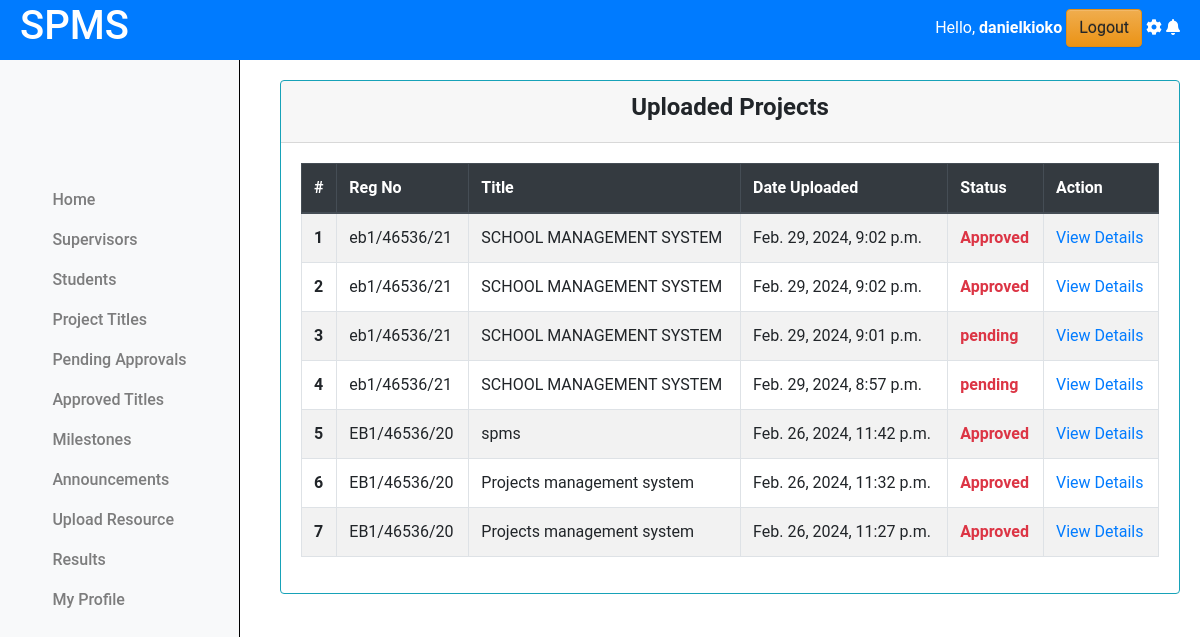
/coordinator/view_projects/ (signed in), run on the app's committed database.
### projectsApp/models.py (models this page shows, shortened)
class Coordinator(AbstractUser):
    pass

class Projects(models.Model):
    student = models.ForeignKey(Student, on_delete=models.CASCADE)
    title = models.CharField(max_length=255)
    description = models.TextField()
    objectives = models.TextField()
    lecturer = models.ForeignKey(Lecturer, on_delete=models.SET_NULL, null=True, blank=True)
    status = models.CharField(max_length=50, choices=[
        ('pending', 'Pending'),
        ('approved', 'Approved'),
        ('rejected', 'Rejected')
    ], default='pending')
    created_at = models.DateTimeField(auto_now_add=True)
    updated_at = models.DateTimeField(auto_now=True)

class Student(models.Model):
    regno = models.CharField(max_length=255, unique=True)
    email = models.EmailField(max_length=255, unique=True)
    name = models.CharField(max_length=255)
    phone_number = models.IntegerField(null=True, blank=True)
    intake_year = models.PositiveSmallIntegerField(default=2024)
    password = models.CharField(max_length=128, null=False, blank=False)
    user_id = models.AutoField(primary_key=True)
    last_login = models.DateTimeField(blank=True, null=True)
    USERNAME_FIELD = 'email'
    REQUIRED_FIELDS = ['regno', 'name', 'phone_number']
    class Meta:
        db_table = "students"

### projectsApp/AccessControl.py (the view)
    @login_required
    def wrapper(request, *args, **kwargs):
        if not isinstance(request.user, Coordinator):
            return redirect('cordinator_login')
        return function(request, *args, **kwargs)

### projectsApp/AccessControl.py (called while the page is built)
def coordinator_required(function):
    @login_required
    def wrapper(request, *args, **kwargs):
        if not isinstance(request.user, Coordinator):
            return redirect('cordinator_login')
        return function(request, *args, **kwargs)
    return wrapper

### projectsApp/views.py (called while the page is built)
@coordinator_required
def view_projects(request):
    projects = Projects.objects.all().order_by('-created_at')
    for i,project in enumerate(projects):
        project.index = i+1
        student = project.student
        project.reg_number = student.regno
    context = {'projects':projects}
    return render(request, 'cordinator/projects.html',context)

### projectsApp/templates/cordinator/projects.html
{% extends 'base.html' %}
{% load static %}
{% block content %}
{% include 'column1_cord.html' %}
<div class="content">
    <div class="container-fluid">
        <div class="row">
            <div class="card border-info">
                <div class="card-header text-center">
                    <h4><b>Uploaded Projects</b></h4>
                </div>
                <div class="card-body">
                    <table class="table table-bordered table-hover  table-striped border-info">
                        <thead class="thead-dark">
                            <tr>
                                <th scope="col">#</th>
                                <th scope="col">Reg No</th>
                                <th scope="col">Title</th>
                                <th scope="col">Date Uploaded</th>
                                <th scope="col">Status</th>
                                <th scope="col">Action</th>
                            </tr>
                        </thead>
                        <tbody>
                            {% if projects.exists %}
                                {% for project in projects %}
                                    <tr>
                                        <th scope="row">{{project.index}}</th>
                                        <td>{{project.reg_number}}</td>
                                        <td>{{project.title}}</td>
                                        <td>{{project.created_at}}</td>
                                        <td class="text-danger "><b>{{project.status}}</b></td>
                                        <td><a href="{% url "view_project_details" project.id%}"> View Details </a></td>
                                    </tr>
                            {% endfor %}
                            {% else %}
                                <tr>
                                    <td colspan="6" class="text-center text-danger">No Uploaded projects found.</td>
                                </tr>
                            {% endif %}
                        </tbody>
                    </table>
                </div>
            </div>
        </div>
    </div>
</div>
<link rel="stylesheet" href="{% static 'css/mystudents.css' %}">
{% endblock %}

### projectsApp/templates/base.html (shortened to what this page needs)
{% load static %}
<!doctype html>
<html class="no-js h-100" lang="en">
  <head>
    <link href="https://use.fontawesome.com/releases/v5.0.6/css/all.css" rel="stylesheet">
    <link href="https://stackpath.bootstrapcdn.com/bootstrap/4.5.2/css/bootstrap.min.css" rel="stylesheet">
    <link rel="stylesheet" href="https://cdn.jsdelivr.net/npm/bootstrap@3.3.7/dist/css/bootstrap-theme.min.css">
</head>
<body>
    <header>
        <div class="left">
            <h1>SPMS</h1>
        </div>
        <div class="right">
            <span class="username mb-3">
                Hello,
                <strong>
                    {% if request.user.is_authenticated %}
                        {% if request.user.is_staff %}  {{ request.user.username }}  {% else %}
                            {{ request.user.name }}  {% endif %}
                    {% else %}
                    Guest
                    {% endif %}
                </strong>
            </span>
            <a href="{% url 'logout' %}" class="btn btn-warning">Logout</a>
            <i class="fas fa-cog mb-3"></i>
            <i class="fas fa-bell mb-3"></i>
        </div>
    </header>
    {% block content %}
    {% endblock %}

### projectsApp/static/css/mystudents.css (style rules this page uses)
.content { margin-left: 250px; padding: 20px; margin-top: 60px; }
.card { width: 100%; margin-left: 10px; }

### projectsApp/templates/base.html (style rules this page uses)
body { font-family: 'Roboto', sans-serif; margin: 0; padding: 0; }
header { background-color: #007BFF; color: white; display: flex; justify-content: space-between; align-items: center; text-align: center; padding: 10px 20px; z-index: 20; position: fixed; top: 0; left: 0; width: 100%; height: 60px; }
header .left { display: flex; align-items: center; }

### data on the page
Coordinator: user.username "danielkioko"
Projects: index "1", reg_number "eb1/46536/21", title "SCHOOL MANAGEMENT SYSTEM", created_at "Feb. 29, 2024, 9:02 p.m.", status "Approved"
Projects: index "2", reg_number "eb1/46536/21", title "SCHOOL MANAGEMENT SYSTEM", created_at "Feb. 29, 2024, 9:02 p.m.", status "Approved"
Projects: index "3", reg_number "eb1/46536/21", title "SCHOOL MANAGEMENT SYSTEM", created_at "Feb. 29, 2024, 9:01 p.m.", status "pending"
Projects: index "4", reg_number "eb1/46536/21", title "SCHOOL MANAGEMENT SYSTEM", created_at "Feb. 29, 2024, 8:57 p.m.", status "pending"
Projects: index "5", reg_number "EB1/46536/20", title "spms", created_at "Feb. 26, 2024, 11:42 p.m.", status "Approved"
Projects: index "6", reg_number "EB1/46536/20", title "Projects management system", created_at "Feb. 26, 2024, 11:32 p.m.", status "Approved"
Projects: index "7", reg_number "EB1/46536/20", title "Projects management system", created_at "Feb. 26, 2024, 11:27 p.m.", status "Approved"
